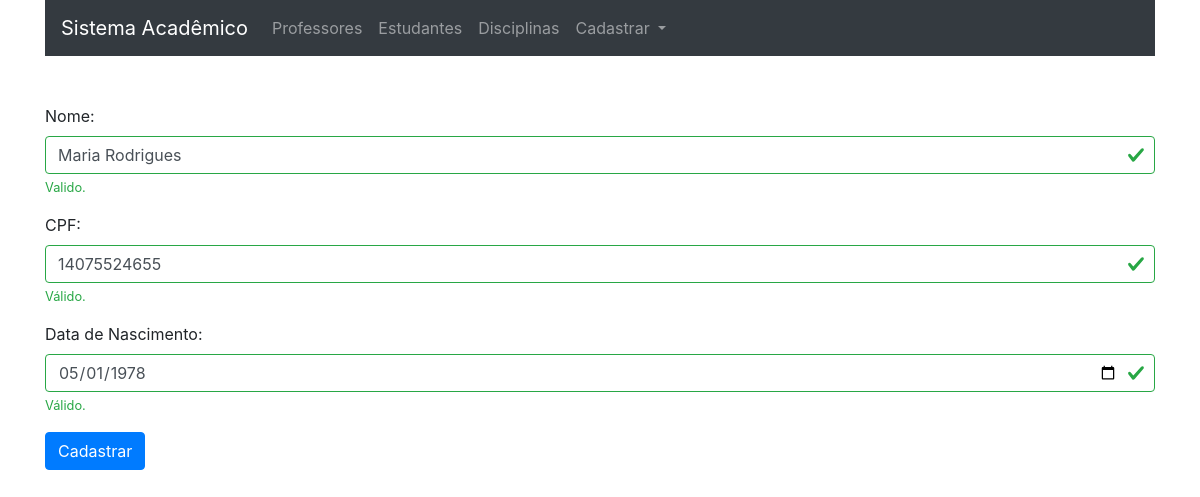
/estudante/atualizacao/4, run on the app's committed database.
### tables this page shows
CREATE TABLE IF NOT EXISTS `estudantes` (
  `Id` int(11) NOT NULL AUTO_INCREMENT,
  `Nome` varchar(100) NOT NULL,
  `cpf` varchar(11) NOT NULL,
  `data_nasc` date NOT NULL,
  PRIMARY KEY (`Id`)
);

### core/controller.php (called while the page is built, shortened)
<?php
class controller {
    public function __construct(){
        $this->estudantes = new Estudantes();
    }
    public function loadTemplete($viewName, $viewData = array()){
        require 'views/templete.php';
    }
    public function loadViewInTemplete($viewName, $viewData = array()) {
        extract($viewData);
        require 'views/'.$viewName.'.php';
    }
}

### controllers/estudanteController.php (called while the page is built, shortened)
<?php
class estudanteController extends controller{
    public function atualizacao($Id){
        $dados['estudante'] = $this->estudantes->get($Id);
        $this->loadTemplete('atualizacaoEstudante', $dados);
    }
}

### core/Core.php (called while the page is built, shortened)
<?php
class Core{
    public function run(){
        $url = '/';
        $url .= (isset($_GET['url']))? $_GET['url'] : '';
        $params = array();
        if(!empty($url) && $url != '/'){
            $url = explode('/', $url);
            array_shift($url);
            if (!empty($url[0])) {
                array_shift($url);
            }
            if (!empty($url[0]) && $url[0] != '/') {
                $currentAction = $url[0];
                array_shift($url);
            }else {
                $currentAction = 'index';
            }
            if (count($url) > 0) {
                $params = $url;
            }
        }else{
            $currentController = 'homeController';
            $currentAction = 'home';
        }
        $c = new $currentController();
        call_user_func_array(array($c, $currentAction), $params);
    }
}

### index.php (called while the page is built, shortened)
<?php
$core = new Core();
$core->run();

### core/data.php (called while the page is built, shortened)
<?php
class data {
    public function __construct(){
        global $db;
        $this->db = $db;
    }
}

### data/Estudantes.php (called while the page is built, shortened)
<?php
class Estudantes extends data{
    public function Get($Id){
        $sql = "SELECT * FROM estudantes WHERE Id = :Id";
        $sql = $this->db->prepare($sql);
        $sql->bindValue(':Id', $Id);
        $sql->execute();
        if($sql->rowCount() > 0){
            $sql = $sql->fetch(PDO::FETCH_ASSOC);
            return $sql;
        }
        return false;
    }
}

### views/atualizacaoEstudante.php (the view, shortened to what this page needs)
<div class="container mt-5">
    <form action="<?=BASE_URL?>estudante/atualizar/<?=$estudante['Id']?>" class="was-validated">
        <div class="form-group">
            <label for="nome">Nome:</label>
            <input type="text" class="form-control" id="nome" placeholder="Digite o nome" name="nome" value="<?=$estudante['Nome']?>"required>
            <div class="valid-feedback">Valido.</div>
        </div>
        <div class="form-group">
            <label for="cpf">CPF:</label>
            <input type="text" class="form-control" id="cpf" placeholder="Digito o CPF" name="cpf" value="<?=$estudante['cpf']?>" required>
            <div class="valid-feedback">Válido.</div>
        </div>
        <div class="form-group">
            <label for="data_nasc">Data de Nascimento:</label>
            <input type="date" class="form-control" id="data_nasc" placeholder="Seleciona a data de nascimento" name="data_nasc" value="<?=$estudante['data_nasc']?>" required>
            <div class="valid-feedback">Válido.</div>
        </div>
        <button type="submit" class="btn btn-primary">Cadastrar</button>
    </form>
</div>

### data on the page
estudantes: nome "Maria Rodrigues", cpf "14075524655", data_nasc "05/01/1978"
